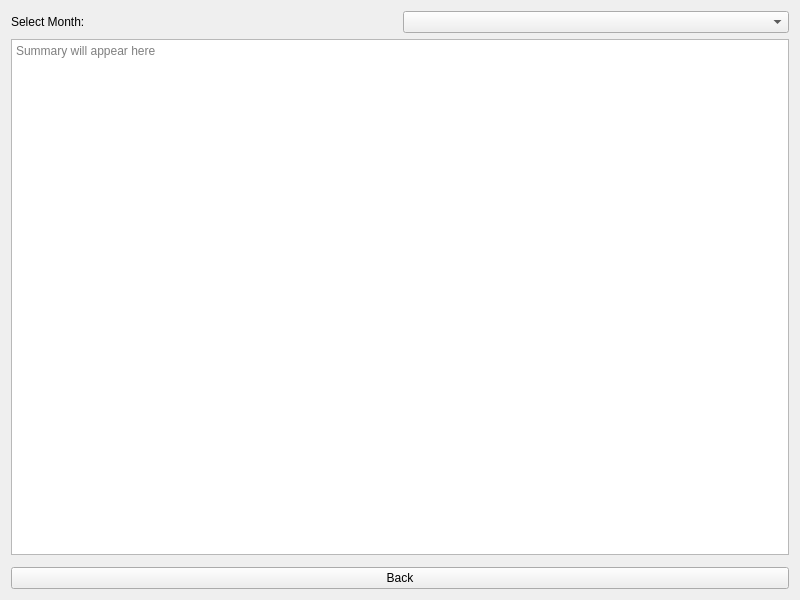
<?xml version="1.0" encoding="UTF-8"?>
<ui version="4.0">
 <class>MonthlyAnalysisForm</class>
 <widget class="QWidget" name="MonthlyAnalysisForm">
  <property name="geometry">
   <rect><x>0</x><y>0</y><width>800</width><height>600</height></rect>
  </property>
  <property name="windowTitle">
   <string>Monthly Analysis</string>
  </property>
  <layout class="QVBoxLayout" name="verticalLayout">
   <item>
    <layout class="QHBoxLayout" name="horizontalLayout_month">
     <item>
      <widget class="QLabel" name="label_month">
       <property name="text"><string>Select Month:</string></property>
      </widget>
     </item>
     <item>
      <widget class="QComboBox" name="combo_month"/>
     </item>
    </layout>
   </item>
   <item>
    <widget class="QTextEdit" name="textEdit_summary">
     <property name="readOnly"><bool>true</bool></property>
     <property name="minimumHeight"><number>150</number></property>
     <property name="placeholderText"><string>Summary will appear here</string></property>
    </widget>
   </item>
   <item>
    <widget class="QWidget" name="plot_widget" native="true">
     <property name="minimumHeight"><number>250</number></property>
    </widget>
   </item>
   <item>
    <widget class="QPushButton" name="btn_back">
     <property name="text"><string>Back</string></property>
    </widget>
   </item>
  </layout>
 </widget>
 <resources/>
 <connections/>
</ui>
